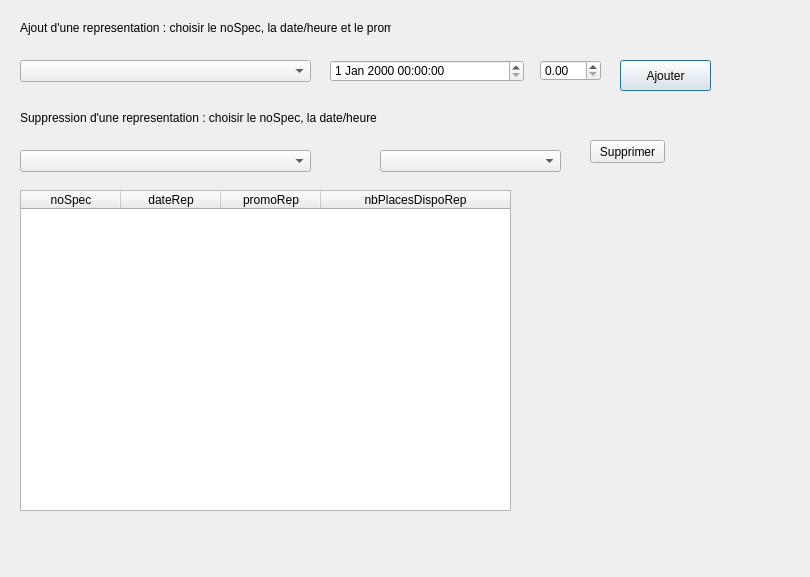
<?xml version="1.0" encoding="UTF-8"?>
<ui version="4.0">
 <class>Dialog</class>
 <widget class="QDialog" name="Dialog">
  <property name="geometry">
   <rect>
    <x>0</x>
    <y>0</y>
    <width>810</width>
    <height>577</height>
   </rect>
  </property>
  <property name="windowTitle">
   <string>Dialog</string>
  </property>
  <widget class="QPushButton" name="pushButton">
   <property name="geometry">
    <rect>
     <x>620</x>
     <y>60</y>
     <width>91</width>
     <height>31</height>
    </rect>
   </property>
   <property name="text">
    <string>Ajouter</string>
   </property>
  </widget>
  <widget class="QLabel" name="label_fct_comp_7">
   <property name="geometry">
    <rect>
     <x>10</x>
     <y>530</y>
     <width>581</width>
     <height>20</height>
    </rect>
   </property>
   <property name="text">
    <string/>
   </property>
  </widget>
  <widget class="QTableWidget" name="table_fct_comp_7">
   <property name="geometry">
    <rect>
     <x>20</x>
     <y>190</y>
     <width>491</width>
     <height>321</height>
    </rect>
   </property>
   <attribute name="horizontalHeaderVisible">
    <bool>true</bool>
   </attribute>
   <attribute name="horizontalHeaderStretchLastSection">
    <bool>true</bool>
   </attribute>
   <attribute name="verticalHeaderVisible">
    <bool>false</bool>
   </attribute>
   <column>
    <property name="text">
     <string>noSpec</string>
    </property>
   </column>
   <column>
    <property name="text">
     <string>dateRep</string>
    </property>
   </column>
   <column>
    <property name="text">
     <string>promoRep</string>
    </property>
   </column>
   <column>
    <property name="text">
     <string>nbPlacesDispoRep</string>
    </property>
   </column>
  </widget>
  <widget class="QLabel" name="label_2">
   <property name="geometry">
    <rect>
     <x>20</x>
     <y>20</y>
     <width>371</width>
     <height>16</height>
    </rect>
   </property>
   <property name="text">
    <string>Ajout d'une representation : choisir le noSpec, la date/heure et le promo</string>
   </property>
  </widget>
  <widget class="QComboBox" name="comboBox_ajout_fct_comp_7">
   <property name="geometry">
    <rect>
     <x>20</x>
     <y>60</y>
     <width>291</width>
     <height>22</height>
    </rect>
   </property>
  </widget>
  <widget class="QDoubleSpinBox" name="doubleSpinBox">
   <property name="geometry">
    <rect>
     <x>540</x>
     <y>60</y>
     <width>61</width>
     <height>21</height>
    </rect>
   </property>
  </widget>
  <widget class="QDateTimeEdit" name="dateTimeEdit">
   <property name="geometry">
    <rect>
     <x>330</x>
     <y>60</y>
     <width>194</width>
     <height>22</height>
    </rect>
   </property>
  </widget>
  <widget class="QPushButton" name="pushButton_3">
   <property name="geometry">
    <rect>
     <x>590</x>
     <y>140</y>
     <width>75</width>
     <height>23</height>
    </rect>
   </property>
   <property name="text">
    <string>Supprimer</string>
   </property>
  </widget>
  <widget class="QComboBox" name="comboBox_suppr_fct_comp_7_2">
   <property name="geometry">
    <rect>
     <x>380</x>
     <y>150</y>
     <width>181</width>
     <height>22</height>
    </rect>
   </property>
  </widget>
  <widget class="QComboBox" name="comboBox_suppr_fct_comp_7">
   <property name="geometry">
    <rect>
     <x>20</x>
     <y>150</y>
     <width>291</width>
     <height>22</height>
    </rect>
   </property>
  </widget>
  <widget class="QLabel" name="label_3">
   <property name="geometry">
    <rect>
     <x>20</x>
     <y>110</y>
     <width>371</width>
     <height>16</height>
    </rect>
   </property>
   <property name="text">
    <string>Suppression d'une representation : choisir le noSpec, la date/heure</string>
   </property>
  </widget>
 </widget>
 <resources/>
 <connections>
  <connection>
   <sender>comboBox_suppr_fct_comp_7</sender>
   <signal>currentTextChanged(QString)</signal>
   <receiver>Dialog</receiver>
   <slot>refreshRepr_suppr_List()</slot>
   <hints>
    <hint type="sourcelabel">
     <x>293</x>
     <y>161</y>
    </hint>
    <hint type="destinationlabel">
     <x>337</x>
     <y>158</y>
    </hint>
   </hints>
  </connection>
  <connection>
   <sender>pushButton</sender>
   <signal>clicked()</signal>
   <receiver>Dialog</receiver>
   <slot>ajouter()</slot>
   <hints>
    <hint type="sourcelabel">
     <x>663</x>
     <y>80</y>
    </hint>
    <hint type="destinationlabel">
     <x>718</x>
     <y>119</y>
    </hint>
   </hints>
  </connection>
 </connections>
 <slots>
  <slot>refreshRepr_suppr_List()</slot>
  <slot>ajouter()</slot>
 </slots>
</ui>
